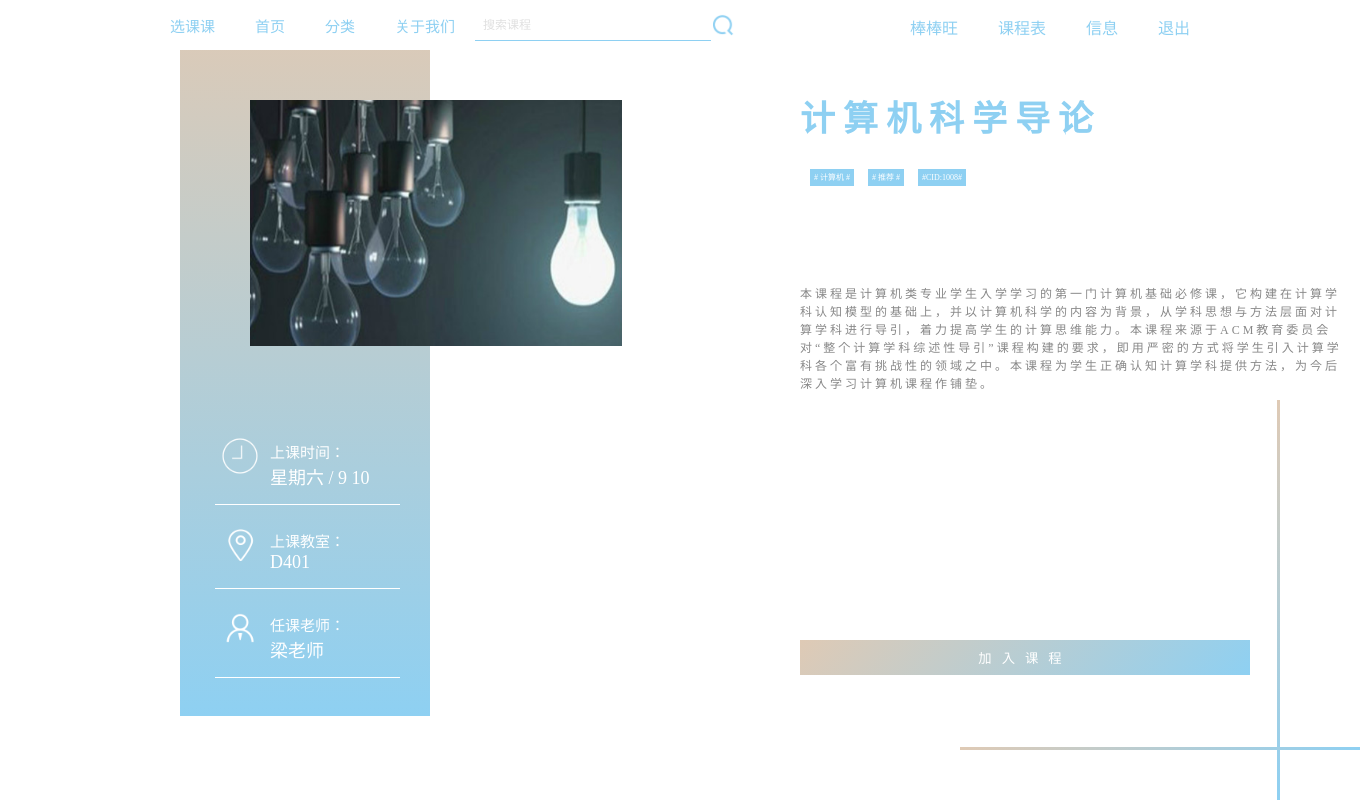
Page /detail.php?key_id=1008 (signed in) on the committed database.
### tables this page shows
CREATE TABLE `users` (
  `uid` varchar(13) NOT NULL,
  `uemail` varchar(40) NOT NULL,
  `upassword` varchar(40) NOT NULL,
  `uname` varchar(40) NOT NULL,
  `uphone` varchar(12) NOT NULL,
  `ucollege` varchar(40) DEFAULT NULL COMMENT '所属学院',
  `uclass` varchar(40) DEFAULT NULL COMMENT '所属班级'
);

CREATE TABLE `class` (
  `class_type` varchar(40) NOT NULL COMMENT '课程类别',
  `class_name` varchar(40) NOT NULL COMMENT '课程名称',
  `class_teacher` varchar(40) NOT NULL COMMENT '课程讲师',
  `class_day` varchar(20) NOT NULL COMMENT '上课日',
  `class_time` varchar(20) NOT NULL COMMENT '上课课节',
  `class_pic` varchar(100) DEFAULT NULL COMMENT '课程图片',
  `class_des` varchar(2500) DEFAULT NULL COMMENT '课程概述',
  `class_hot` int(5) NOT NULL COMMENT '推荐',
  `class_xuan` int(5) NOT NULL COMMENT '选修',
  `class_room` varchar(40) NOT NULL COMMENT '教室',
  `class_number` int(5) DEFAULT NULL COMMENT '人数',
  `class_id` varchar(10) NOT NULL COMMENT '课程号'
);

### detail.php (the view, shortened to what this page needs)
<?php
    $classkey_id = $_GET['key_id'];
?>
<!DOCTYPE html>
<html lang="en">
<head>
<link rel="stylesheet" type="text/css" href="detail/detail.css">
</head>
<body>
<?php require 'top.php';?>
<?php
    $que_3 = "
					SELECT *
					FROM class
					WHERE class_id = $classkey_id
			";
	$result_classinfo = mysql_query($que_3);
	$row = mysql_fetch_array($result_classinfo);
?>
<div id="detail_con">
    <div id="detail_con1">
	    <div class="img">
		    <img src="<?php echo $row['class_pic']; ?>" alt="">
	    </div>
	    <div class="class_info">
		    <div>
		    	<img src="images/时间.png">
		    	<p><span>上课时间：</span><br/>
		    <?php echo $row['class_day']; ?> /
		    <?php echo $row['class_time']; ?>
		        </p>
		    </div>
		    <div>
		    	<img src="images/地点.png">
		    	<p><span>上课教室：</span><br/><?php
			echo $row['class_room'];
		      ?></p>
		    </div>
		    <div>
		    	<img src="images/w_老师.png">
		    	<p><span>任课老师：</span><br/><?php
			echo $row['class_teacher'];
		      ?></p>
		    </div>
	    </div>
    </div>
    <div id="detail_con2">
    	<h3><?php echo $row['class_name']; ?></h3>
    	<span># <?php echo $row['class_type']; ?> #</span>
    	<span><?php if($row['class_hot']!=0){echo '# 推荐 #';} ?></span>
    	<span>#CID:<?php if($row['class_hot']!=0){echo $row['class_id'];} ?>#</span>
    	<div class="des">
    		    <?php echo $row['class_des']; ?></div>
    		    <a href="http://localhost/xuankeke/detail.php?key_id=<?php echo $classkey_id; ?> & $sessionid=<?php echo $classkey_id; ?>" ><button type="button">加入课程</button></a>
    </div>
</div>
<div id="line1"></div>
<div id="line2"></div>
</body>
</html>

### top.php (shortened to what this page needs)
<!DOCTYPE html>
<html>
<head>
<link rel="stylesheet" type="text/css" href="top/top.css">
</head>
<body>
<div id="fulltop">
	<div id="top">
		<nav class="box1">
			<ul><li>选课课</li>
				<li><a href="http://localhost/xuankeke/index.php">首页</a></li>
				<a href="http://localhost/xuankeke/sort.php?typekey_id=计算机">
					<li>分类</li>
				</a>
				<li>关于我们</li>
			</ul>
		</nav>
<?php
$con = "
      SELECT *
      FROM users
      WHERE uemail = '".$_SESSION['login']."'";
      $que_1 = mysql_query($con);
      $userinfo = mysql_fetch_array($que_1);
                if (isset($_SESSION['login'])) {?>
	                	<nav class="my1">
	                			<a href="http://localhost/xuankeke/index.php?delete=1">退出</a>
	                			<a href="#">信息</a>
	                			<a href="#timetable" id="kcb" onclick="showtimetable()">课程表</a>
	                			<a href="http://localhost/xuankeke/userinfo.php?user_id=<?php echo $userinfo['uid']?>">
	                				<?php echo $userinfo['uname'] ?>
	                			</a>
	                	</nav>
                <?php } ?>
		<div class="search">
			<form name="form_search" action="http://localhost/xuankeke/search.php" target="_block">
				<input type="input" name="search" id="search" placeholder="搜索课程">
			</form>
			<span class="butt-search" id="butt-search" onclick="document.form_search.submit()">
			</span>
		</div>
	</div>
</div>
</body>
</html>

### detail/detail.css (style rules this page uses)
* { padding:0; margin: 0; }
#detail_con1 { padding-top: 100px; margin-left: 180px; height: 100%; width: 250px; background: linear-gradient(to top,#8ed0f2,#dfcab5); float: left; color: #fff; }
#detail_con1 img { width: 372px; height: 246px; margin-left: 70px; }
#detail_con1 .img { width: 372px; height: 246px; }
#detail_con1 .class_info { width: 220px; height: 300px; margin-top: 70px; }
#detail_con1 .class_info div { padding-top: 15px; padding-bottom: 15px; margin-left: 35px; border-bottom: 1px solid #fff; }
#detail_con1 .class_info img { width: 40px; height: 40px; float: left; margin: 5px; margin-right: 10px; }
#detail_con1 span { font-weight: 400; font-size: 15px; }
#detail_con1 p { font-size: 18px; margin-top: 10px; }
#detail_con2 { padding-top: 90px; padding-left: 800px; }
#detail_con2 h3 { font-size: 35px; color: #8ed0f2; letter-spacing: 8px; margin-bottom: 25px; }
#detail_con2 span { font-size: 8px; margin-left:10px; margin-top: 80px; font-weight: 400; background:#8ed0f2; width: 50px; height: 20px; color: #fff; padding:4px; }
#detail_con2 .des { width: 550px; padding-top: 100px; padding-bottom: 20px; font-size: 12px; letter-spacing: 3px; font-weight: 200; color: #888888; }
#detail_con2 button { position: absolute; top: 80%; width: 450px; height: 35px; background:linear-gradient(-45deg,#8ed0f2,#dfcab5); outline: none; border: none; color: #fff; letter-spacing: 10px; cursor: pointer; }
#line1 { background:linear-gradient(to top,#8ed0f2,#dfcab5); width: 3px; height: 400px; bottom: 0; right: 80px; position: absolute; }
#line2 { background:linear-gradient(to left,#8ed0f2,#dfcab5); height: 3px; width: 400px; bottom: 50px; right: 0px; position: absolute; }

### top/top.css (style rules this page uses)
* { padding: 0; margin: 0; }
#top a { text-decoration: none; color: #8ed0f2; }
#top li { text-decoration: none; float: left; list-style: none; margin-top:15px; margin-right: 20px; margin-left: 20px; padding-bottom: 5px; color: #8ed0f2; font-size: 15px; cursor: pointer; }
#fulltop { height: 50px; width: 100%; position: fixed; z-index: 10; background-color: #fff; }
#top { padding-left:150px; }
#top .my1 { float: right; padding-right: 150px; color: #8ed0f2; }
#top .my1 a { float: right; margin-top:15px; margin-right: 20px; margin-left: 20px; padding-bottom: 5px; color: #8ed0f2; }
#top .search { height: 30px; width: 270px; display: inline-block; float: left; left: 900px; margin-top: 10px; transition: all .3s; }
#top .search input { height: 30px; width: 220px; border: none; border-bottom: 1px solid #8ed0f2; color: #8ed0f2; padding:0 8px; outline: none; font-size: 12px; display: inline; float: left; background: none; }
#top .butt-search { height: 30px; width: 30px; background-image: url(/xuankeke/top/images/Search-1.png); display: inline-block; background-position: 0px,0px; background-size: 80%; background-repeat: no-repeat; cursor: pointer; float: left; }

### rows in the picture
users: uname "棒棒旺"
class: class_day "星期六", class_time "9 10", class_room "D401", class_teacher "梁老师", class_name "计算机科学导论", class_type "计算机", class_id "1008", class_des "本课程是计算机类专业学生入学学习的第一门计算机基础必修课，它构建在计算学科认知模型的基础上，并以计算机科学的内容为背景，从学科思想与方法层面对计算学科进行导引，着力提高学生的计算思维能力。本课程来源于ACM教育委员会对“整个计算学科综述性导引”课程构建的要求，即用严密的方式将学生引入计算学科各个富有挑战性的领域之中。本课程为学生正确认知计算学科提供方法，为今后深入学习计算机课程作铺垫。"
